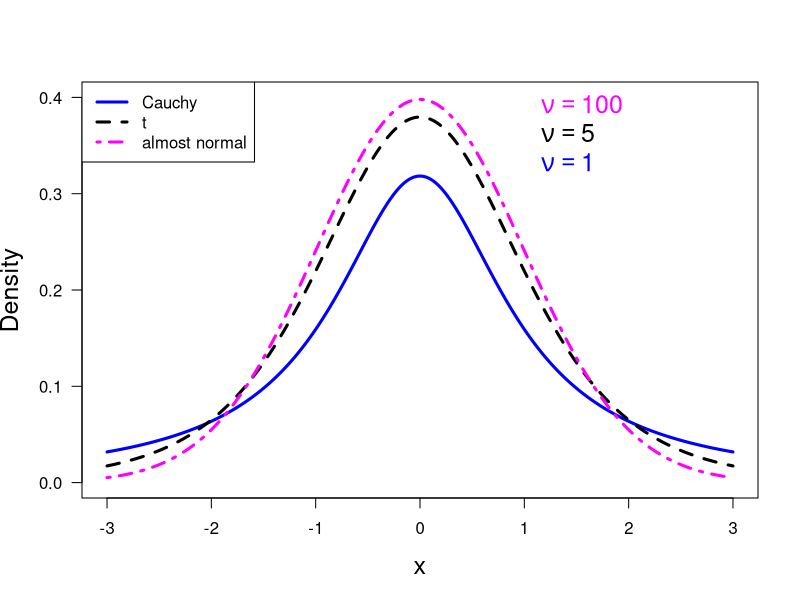

Write the R code that produced this figure.
print('file: PDsPDFs-t-Family.R')
# family of Student t PDFs with fat tails (Maronna et al., 2006, p.20)
x = seq(-3,3,0.01)
nu = 1   # > 0 degrees of freedom: nu=1: Cauchy; nu -> infinity: normal
cnu = gamma((nu+1)/2)/(sqrt(nu*pi)*gamma(nu/2))  # normalization constant
fnu = cnu*(1+x^2/nu)^(-(nu+1)/2)
nu1 = 5   # > 0 degrees of freedom: nu=1: Cauchy; nu -> infinity: normal
cnu1 = gamma((nu1+1)/2)/(sqrt(nu1*pi)*gamma(nu1/2))  # normalization constant
fnu1 = cnu1*(1+x^2/nu1)^(-(nu1+1)/2)
nu2 = 100   # > 0 degrees of freedom: nu=1: Cauchy; nu -> infinity: normal
cnu2 = gamma((nu2+1)/2)/(sqrt(nu2*pi)*gamma(nu2/2))  # normalization constant
fnun2 = cnu2*(1+x^2/nu2)^(-(nu2+1)/2)
# png('StudentFamily160723.png',width=16,height=16,units='cm',res=300)
plot(x,fnu,type='l',lwd=3,col='blue',xlab='x',ylab='Density',las=1,ylim=c(0,0.4),cex.lab=1.5)
lines(x,fnu1,col='black',lty=2,lwd=3)
lines(x,fnun2,col='magenta',lty=4,lwd=3)
legend('topleft',legend=c('Cauchy','t','almost normal'),col=c('blue','black','magenta'),
       lty=c(1,2,4),lwd=c(3,3,3),cex=1)
text(1,0.33,bquote(~nu == .(nu)),col='blue',pos=4,cex=1.5)
text(1,0.36,bquote(~nu == .(nu1)),col='black',pos=4,cex=1.5)
text(1,0.39,bquote(~nu == .(nu2)),col='magenta',pos=4,cex=1.5)
# dev.off()
